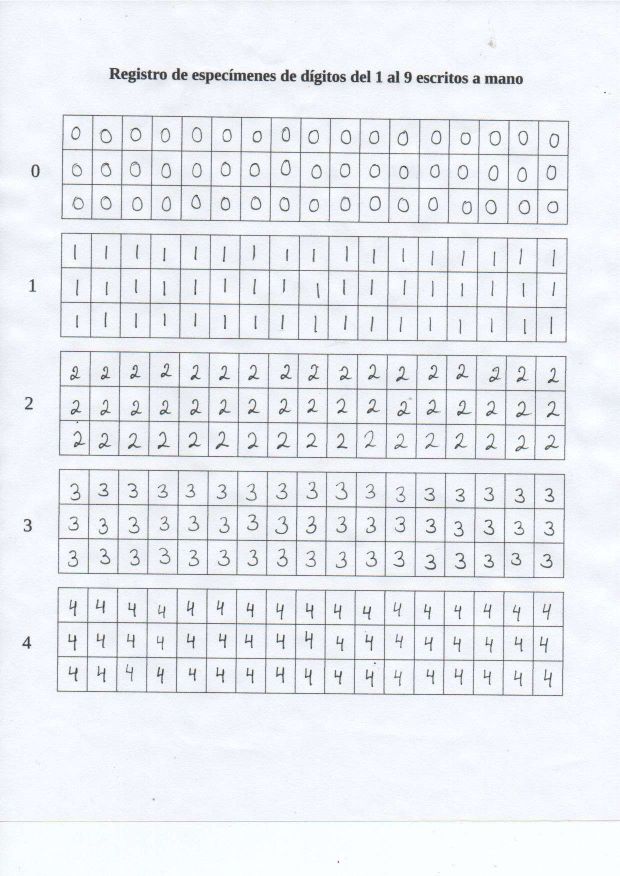
#> input picture MomentosHu/Page1/1_1.png, 1239 x 1752 px, given as the content of the folder HuImagesTest, which was not available (shown at 1/2 size)
$ python HuMoments.py
#> lines starting #> are read from the running program, lines starting #| are printed output that depends on the picture; after the words box and inside, x2 and y2 are one past the last pixel; in counts of white or black regions, pixels touching at a corner belong together; long printed decimals are rounded; pictures that were not available may be replaced by others from this repository, and a replacement may not be noted
'''
    Reconocedor de dígitos escritos a mano - HuMoments.py

    Este programa utiliza los momentos de Hu para reconocer dígitos escritos a mano.
    Los momentos de Hu son invariantes a rotaciones, traslaciones y escalas.


    Copyright (C) 2022  Roy Garcia Alvarado - rvga1311@estudiantec.cr & Abiel Porras Garro - abielpg@estudiantec.cr & Elias Castro Montero - eliasc5@estudiantec.cr & Fabián Rojas Arguedas - fabian.sajor26@estudiantec.cr

    Ultima modificacion: 2022-11-02
    Responsables: Roy Garcia Alvarado - rvga1311@estudiantec.cr & Abiel Porras Garro - abielpg@estudiantec.cr & Elias Castro Montero - eliasc5@estudiantec.cr & Fabián Rojas Arguedas - fabian.sajor26@estudiantec.cr
    Resumen: Optimización de código y comentarios.

    This program is free software: you can redistribute it and/or modify
    it under the terms of the GNU General Public License as published by
    the Free Software Foundation, either version 3 of the License, or
    (at your option) any later version.

    This program is distributed in the hope that it will be useful,
    but WITHOUT ANY WARRANTY; without even the implied warranty of
    MERCHANTABILITY or FITNESS FOR A PARTICULAR PURPOSE.  See the
    GNU General Public License for more details.

    You should have received a copy of the GNU General Public License
    along with this program.  If not, see <http://www.gnu.org/licenses/>.
'''


import os
from random import randint
import numpy as np
import cv2
from tabulate import tabulate
from math import copysign, log10


def getHuMoments():
    print('Getting Hu Moments...')

    huMoments = []
    for dir in os.listdir("HuImagesTest"):
        huMomentsByImage = []
        count = 0
        for image in os.listdir(f"HuImagesTest/{dir}"):
            huMomentsByImage.append([image])
            img = cv2.imread(
                f"HuImagesTest/{dir}/{image}", cv2.IMREAD_GRAYSCALE)
            _, im = cv2.threshold(img, 0, 255, cv2.THRESH_BINARY)

            # Calculate Moments
            moments = cv2.moments(im)
            # Calculate Hu Moments
            huMomentsByImage[count] += list(cv2.HuMoments(moments))
            for i in range(1, 8):
                huMomentsByImage[count][i] = abs(-1 *
                                                 copysign(
                                                     1.0, huMomentsByImage[count][i]) * log10(abs(huMomentsByImage[count][i])))

            #huMomentsByImage[count] += list(huMoments)
            count += 1
        huMoments.append(huMomentsByImage)
    return huMoments


def getHuMomentsByImage(img):
    img = cv2.imread(img, cv2.IMREAD_GRAYSCALE)
    moments = cv2.moments(img)
    huMomentsByImage = cv2.HuMoments(moments)

    huMoments = []

    for i in range(7):
        huMoments.append(abs(-1 * copysign(1.0,
                         huMomentsByImage[i]) * log10(abs(huMomentsByImage[i]))))
    return huMoments


def tabulateResult(huMoments):
    for i in range(len(huMoments)):
        print(f"\nTable for {i}")
        print(tabulate(huMoments[i], headers=[
              "Image", "Hu1", "Hu2", "Hu3", "Hu4", "Hu5", "Hu6", "Hu7"]))


def saveImg(img, name):
    img = cv2.cvtColor(img, cv2.COLOR_BGR2GRAY)
    _, img = cv2.threshold(
        img, 0, 255, cv2.THRESH_BINARY | cv2.THRESH_OTSU)
    cv2.imwrite(f"HuImagesTest/{name}", img)


def modify_image():
    print('Modificando imagenes...')

    for dir in os.listdir(f"HuImagesTest"):
        for img in os.listdir(f"HuImagesTest/{dir}"):
            if "_" in img:
                os.remove(f"HuImagesTest/{dir}/{img}")

    for dir in os.listdir("HuImagesTest"):
        for image in os.listdir(f"HuImagesTest/{dir}"):
            print("Processing image: ", image)
            img = cv2.imread(f"HuImagesTest/{dir}/{image}")
#> img is the input picture: shape (1752, 1239, 3); mean B, G, R 242.1, 236.7, 233.7
            name = image.split('.')[0]

            # resize image
            newDimension = randint(30, 80)
            newImg = cv2.resize(img, (newDimension, newDimension+17),
                                interpolation=cv2.INTER_AREA)
            saveImg(newImg, f"{dir}/{name}_resize.png")
#> in saveImg, `_, img = cv2.threshold( img, 0, 255, cv2.THRESH_BINARY | cv2.THRESH_OT..`:
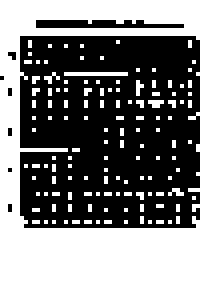
#> img: shape (71, 54) (shown 4 times larger); 48.5% white; 131 white regions (130 under 20 px), largest, box (x1, y1, x2, y2) and area: (0, 0, 54, 71) 1639

            # rotate image
            rows, cols = img.shape[:2]
#> rows = 1752; cols = 1239
            M = cv2.getRotationMatrix2D(
                ((cols-1)/2.0, (rows-1)/2.0), randint(-70, 70), 1)
            newImg = cv2.warpAffine(img, M, (cols, rows))
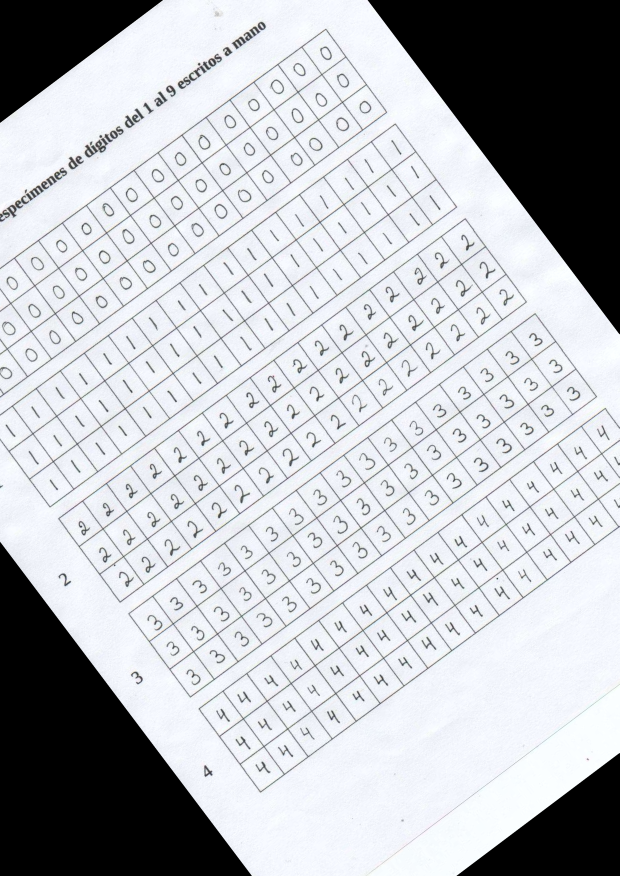
#> newImg: shape (1752, 1239, 3) (shown at 1/2 size); mean B, G, R 194.1, 189.7, 187.3
            newImg = cv2.copyMakeBorder(
                newImg, 5, 5, 5, 5, cv2.BORDER_CONSTANT, value=[0, 0, 0])
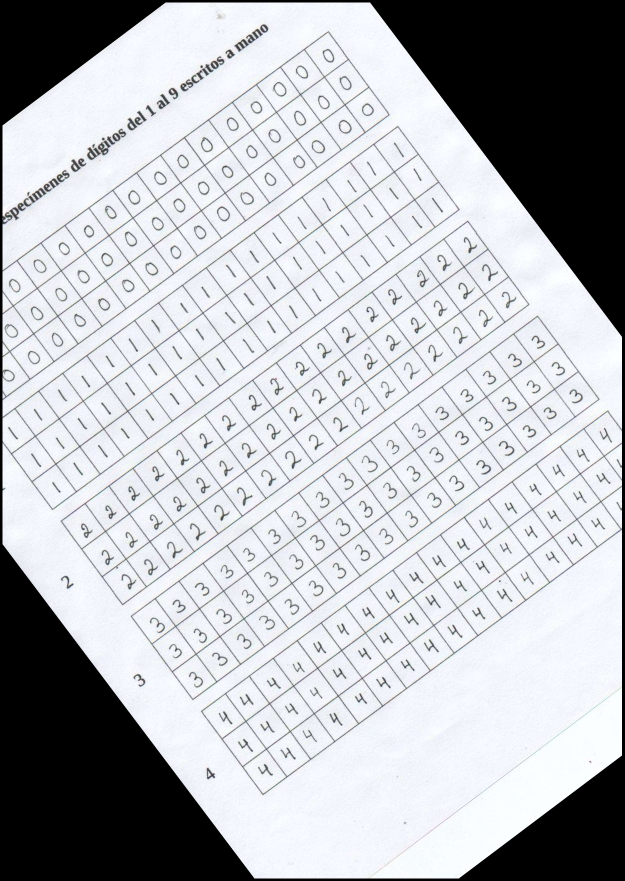
#> newImg: shape (1762, 1249, 3) (shown at 1/2 size); mean B, G, R 191.4, 187.1, 184.7
            saveImg(newImg, f"{dir}/{name}_rotate.png")
#> call 2 of saveImg, with name = '1_1.png/1_1_rotate.png'
#> in saveImg (call 2), `_, img = cv2.threshold( img, 0, 255, cv2.THRESH_BINARY | cv2.THRESH_OT..`:
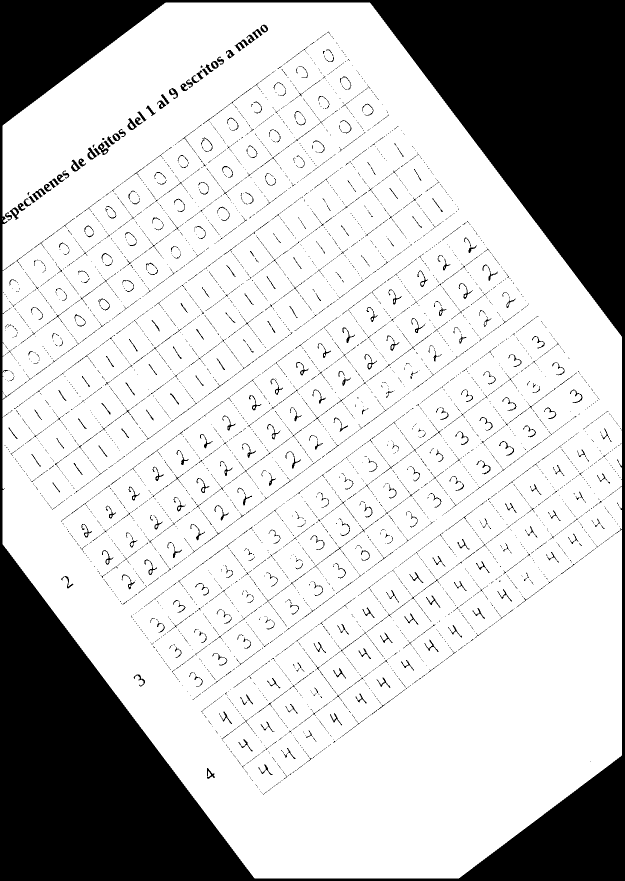
#> img: shape (1762, 1249) (shown at 1/2 size); 77.5% white; 5372 black regions (4854 under 20 px), largest, box (x1, y1, x2, y2) and area: (0, 0, 1249, 1762) 447554, (64, 377, 92, 401) 229, (469, 79, 498, 103) 226

            # move image
            rows, cols = img.shape[:2]
            newImg = cv2.copyMakeBorder(
                img, 20, 20, 20, 20, cv2.BORDER_CONSTANT, value=[0, 0, 0])
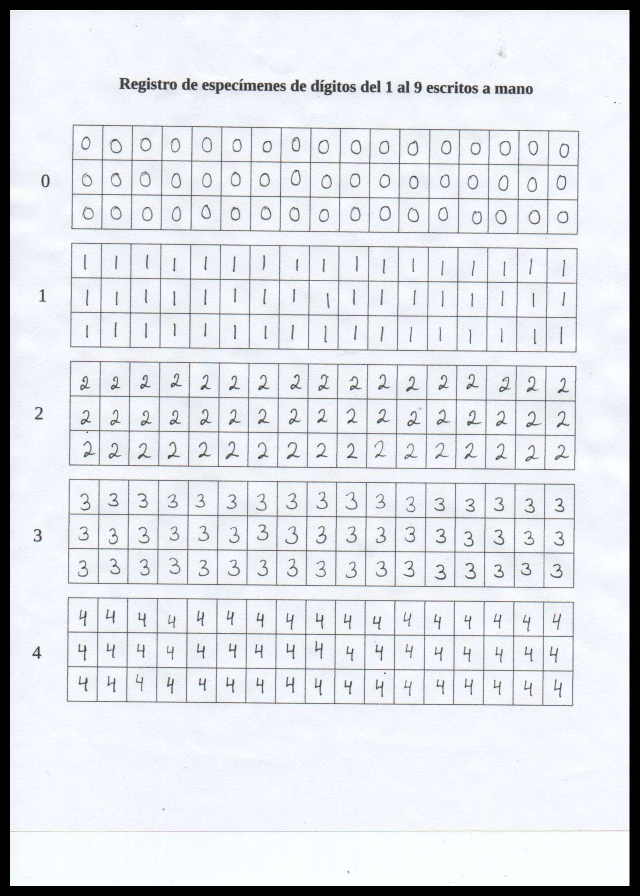
#> newImg: shape (1792, 1279, 3) (shown at 1/2 size); mean B, G, R 229.3, 224.2, 221.3

            M = np.float32([[1, 0, randint(-20, 20)],
                           [0, 1, randint(-20, 20)]])
            rows, cols = newImg.shape[:2]
#> rows = 1792; cols = 1279
            newImg = cv2.warpAffine(newImg, M, (cols, rows))
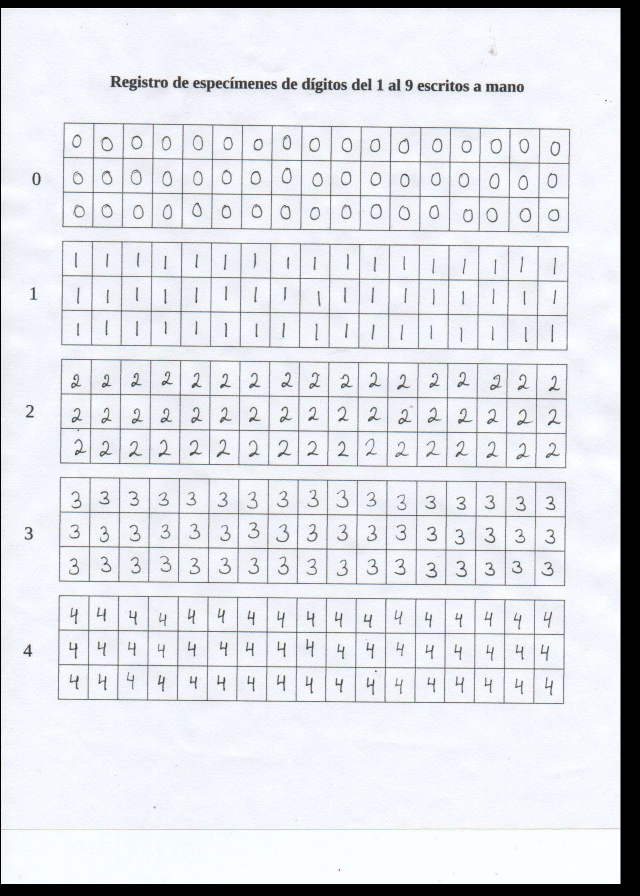
#> newImg: shape (1792, 1279, 3) (shown at 1/2 size); mean B, G, R 229.3, 224.2, 221.3
            saveImg(newImg, f"{dir}/{name}_move.png")
#> call 3 of saveImg, with name = '1_1.png/1_1_move.png'
#> in saveImg (call 3), `_, img = cv2.threshold( img, 0, 255, cv2.THRESH_BINARY | cv2.THRESH_OT..`:
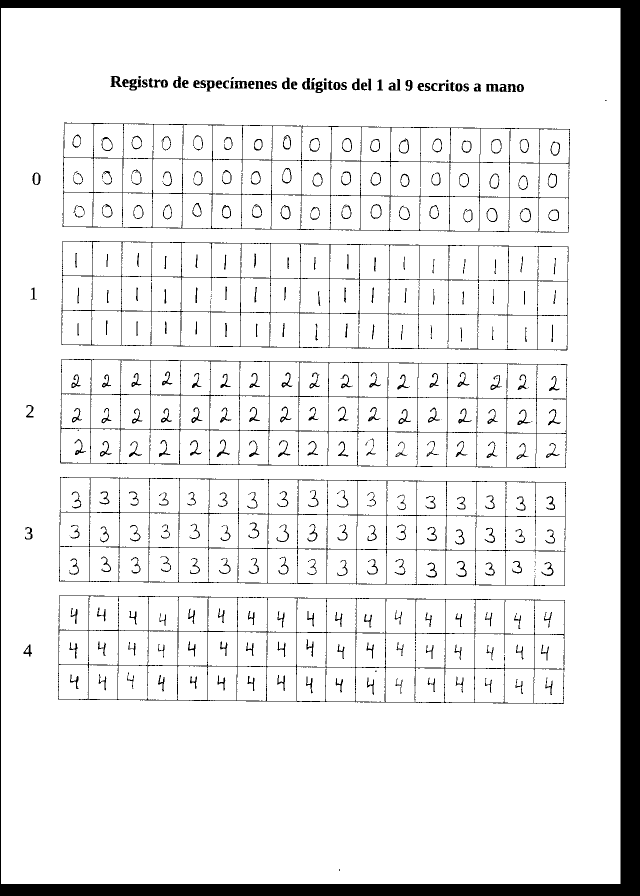
#> img: shape (1792, 1279) (shown at 1/2 size); 90.9% white; 497 black regions (139 under 20 px), largest, box (x1, y1, x2, y2) and area: (0, 0, 1279, 1792) 121240, (125, 245, 1140, 465) 9457, (123, 482, 1137, 701) 9244


if __name__ == "__main__":
    modify_image()
    huMoments = getHuMoments()
#> in getHuMoments, `_, im = cv2.threshold(img, 0, 255, cv2.THRESH_BINARY)`: im: shape (1752, 1239); every value is 255
#> in getHuMoments, `moments = cv2.moments(im)`: moments = moments, m00 553535640, centre m10/m00, m01/m00 = (619, 875.5)
#> after the loop in getHuMoments, `for i in range(1, 8):`: huMomentsByImage = [['1_1.png', 3.16, 7.27, 36.82, 36.33, 72.91, 40, 74.07]]
#> huMoments = [[['1_1.png', 3.16, 7.27, 36.82, 36.33, 72.91, 40, 74.07]]]
    tabulateResult(huMoments)
#> the loop in tabulateResult, `for i in range(len(huMoments)):` made 1 pass
#| Table for 0
#| Image        Hu1      Hu2      Hu3      Hu4      Hu5      Hu6      Hu7
#| -------  -------  -------  -------  -------  -------  -------  -------
#| 1_1.png  3.159  7.273  36.8213  36.3337  72.9122  40.0011  74.0747

    # https://learnopencv.com/shape-matching-using-hu-moments-c-python/
